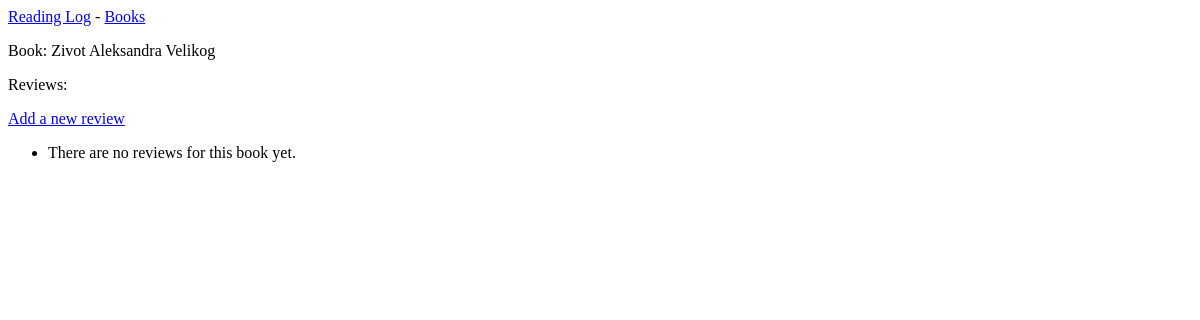
The app's page /books/3/, older data.
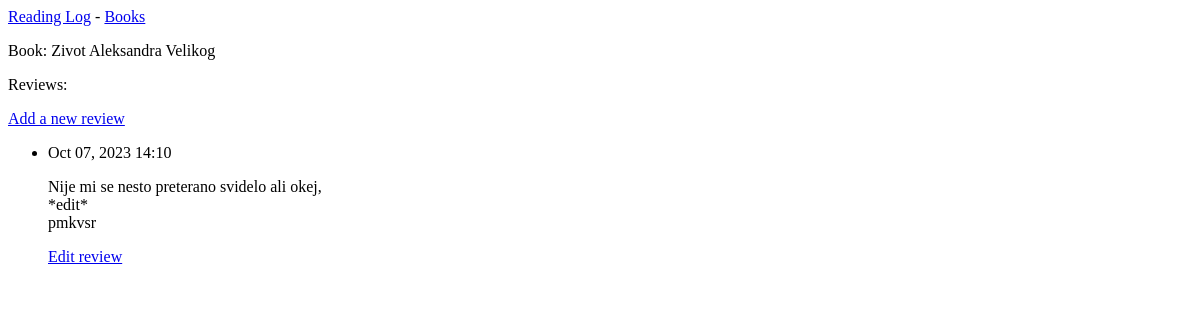
The same page, newer data.
### reading_log/models.py (models this page shows, shortened)
class Review(models.Model):
    book = models.ForeignKey(Book, on_delete=models.CASCADE)
    text = models.TextField()
    date_added = models.DateTimeField(auto_now_add=True)
    class Meta:
        verbose_name_plural = 'reviews'

### reading_log/views.py (the view)
# urls.py: path('books/<int:book_id>/', views.book, name='book'),
def book(request, book_id):
    book = Book.objects.get(id=book_id)
    reviews = book.review_set.order_by('-date_added')
    context = {'book': book, 'reviews': reviews}
    return render(request, 'reading_log/book.html', context)

### reading_log/templates/reading_log/book.html
{% extends 'reading_log/base.html' %}
{% block content %}
    <p>Book: {{ book.text }}</p>
<p>Reviews: </p>
    <p>
        <a href="{% url 'reading_log:new_review' book.id %}">Add a new review</a>
    </p>
    <ul>
        {% for review in reviews %}
            <li>
                <p>{{ review.date_added|date:'M d, Y H:i' }}</p>
                <p>{{ review.text|linebreaks }}</p>
                <p><a href="{% url 'reading_log:edit_review' review.id %}">Edit review</a></p>
            </li>
        {% empty %}
        <li>There are no reviews for this book yet.</li>
        {% endfor %}
    </ul>
{% endblock content %}

Row changes from the older to the newer data that the page shows:
added Review: date_added "Oct 07, 2023 14:10", text "Nije mi se nesto preterano svidelo ali okej, *edit* pmkvsr"
Text that changed along with them:
text no longer shown: "There are no reviews for this book yet."
